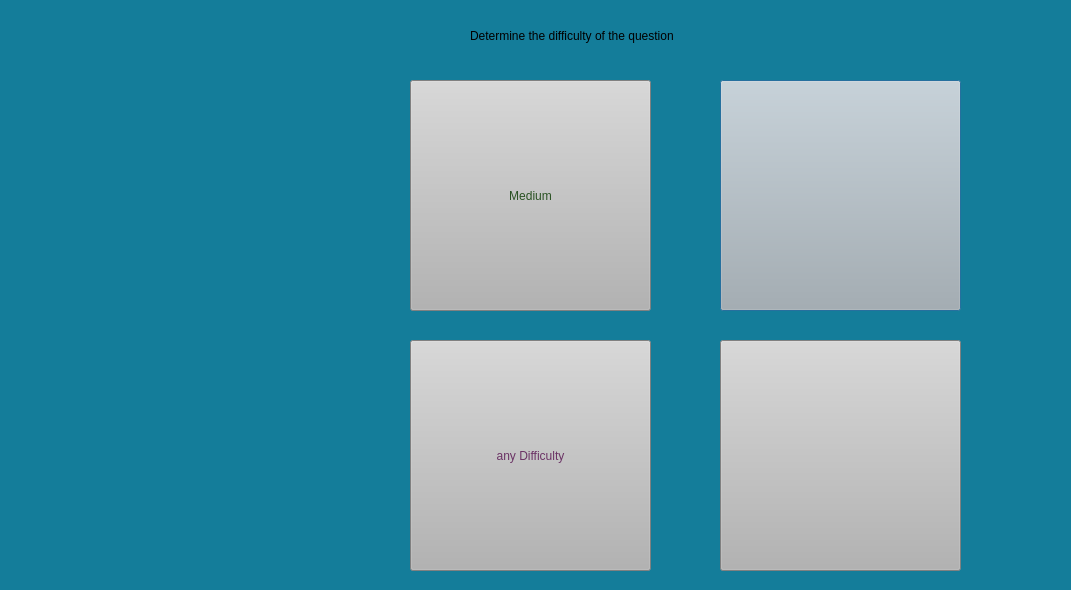
<?xml version="1.0" encoding="UTF-8"?>
<ui version="4.0">
 <class>choose_the_difficulty_To_question</class>
 <widget class="QDialog" name="choose_the_difficulty_To_question">
  <property name="geometry">
   <rect>
    <x>0</x>
    <y>0</y>
    <width>1071</width>
    <height>590</height>
   </rect>
  </property>
  <property name="windowTitle">
   <string>Dialog</string>
  </property>
  <property name="styleSheet">
   <string notr="true">background-color: rgb(20, 125, 154);
</string>
  </property>
  <widget class="QPushButton" name="easy">
   <property name="geometry">
    <rect>
     <x>720</x>
     <y>80</y>
     <width>241</width>
     <height>231</height>
    </rect>
   </property>
   <property name="styleSheet">
    <string notr="true">font: 700 italic 16pt &quot;Segoe UI&quot;;
background-color: rgb(179, 179, 179);
color: rgb(34, 119, 120);
background : url('c:/Users/ModernSystem/Downloads/images_easy.jfif');</string>
   </property>
   <property name="text">
    <string/>
   </property>
  </widget>
  <widget class="QPushButton" name="medium">
   <property name="geometry">
    <rect>
     <x>410</x>
     <y>80</y>
     <width>241</width>
     <height>231</height>
    </rect>
   </property>
   <property name="styleSheet">
    <string notr="true">font: 700 italic 16pt &quot;Segoe UI&quot;;
background-color: rgb(179, 179, 179);
color: rgb(41, 81, 34);
background : url('c:/Users/ModernSystem/Downloads/images_medium_a.jfif');</string>
   </property>
   <property name="text">
    <string>Medium</string>
   </property>
  </widget>
  <widget class="QPushButton" name="hard">
   <property name="geometry">
    <rect>
     <x>720</x>
     <y>340</y>
     <width>241</width>
     <height>231</height>
    </rect>
   </property>
   <property name="styleSheet">
    <string notr="true">font: 700 italic 16pt &quot;Segoe UI&quot;;
background-color: rgb(179, 179, 179);
color: rgb(74, 52, 38);
background : url('c:/Users/ModernSystem/Downloads/images_hard.jfif');</string>
   </property>
   <property name="text">
    <string/>
   </property>
  </widget>
  <widget class="QPushButton" name="any_difficulty">
   <property name="geometry">
    <rect>
     <x>410</x>
     <y>340</y>
     <width>241</width>
     <height>231</height>
    </rect>
   </property>
   <property name="styleSheet">
    <string notr="true">font: 700 italic 16pt &quot;Segoe UI&quot;;
background-color: rgb(179, 179, 179);
color: rgb(107, 51, 101);
</string>
   </property>
   <property name="text">
    <string>any Difficulty</string>
   </property>
  </widget>
  <widget class="QLabel" name="label">
   <property name="geometry">
    <rect>
     <x>470</x>
     <y>10</y>
     <width>411</width>
     <height>51</height>
    </rect>
   </property>
   <property name="styleSheet">
    <string notr="true">font: 14pt &quot;Segoe UI&quot;;
font: 700 italic 16pt &quot;Segoe UI&quot;;</string>
   </property>
   <property name="text">
    <string>Determine the difficulty of the question</string>
   </property>
  </widget>
  <zorder>hard</zorder>
  <zorder>easy</zorder>
  <zorder>medium</zorder>
  <zorder>any_difficulty</zorder>
  <zorder>label</zorder>
 </widget>
 <resources/>
 <connections>
  <connection>
   <sender>easy</sender>
   <signal>clicked()</signal>
   <receiver>choose_the_difficulty_To_question</receiver>
   <slot>close()</slot>
   <hints>
    <hint type="sourcelabel">
     <x>286</x>
     <y>68</y>
    </hint>
    <hint type="destinationlabel">
     <x>388</x>
     <y>66</y>
    </hint>
   </hints>
  </connection>
  <connection>
   <sender>medium</sender>
   <signal>clicked()</signal>
   <receiver>choose_the_difficulty_To_question</receiver>
   <slot>close()</slot>
   <hints>
    <hint type="sourcelabel">
     <x>219</x>
     <y>188</y>
    </hint>
    <hint type="destinationlabel">
     <x>70</x>
     <y>177</y>
    </hint>
   </hints>
  </connection>
  <connection>
   <sender>hard</sender>
   <signal>clicked()</signal>
   <receiver>choose_the_difficulty_To_question</receiver>
   <slot>close()</slot>
   <hints>
    <hint type="sourcelabel">
     <x>301</x>
     <y>266</y>
    </hint>
    <hint type="destinationlabel">
     <x>366</x>
     <y>272</y>
    </hint>
   </hints>
  </connection>
  <connection>
   <sender>any_difficulty</sender>
   <signal>clicked(bool)</signal>
   <receiver>choose_the_difficulty_To_question</receiver>
   <slot>close()</slot>
   <hints>
    <hint type="sourcelabel">
     <x>223</x>
     <y>380</y>
    </hint>
    <hint type="destinationlabel">
     <x>62</x>
     <y>369</y>
    </hint>
   </hints>
  </connection>
 </connections>
</ui>
